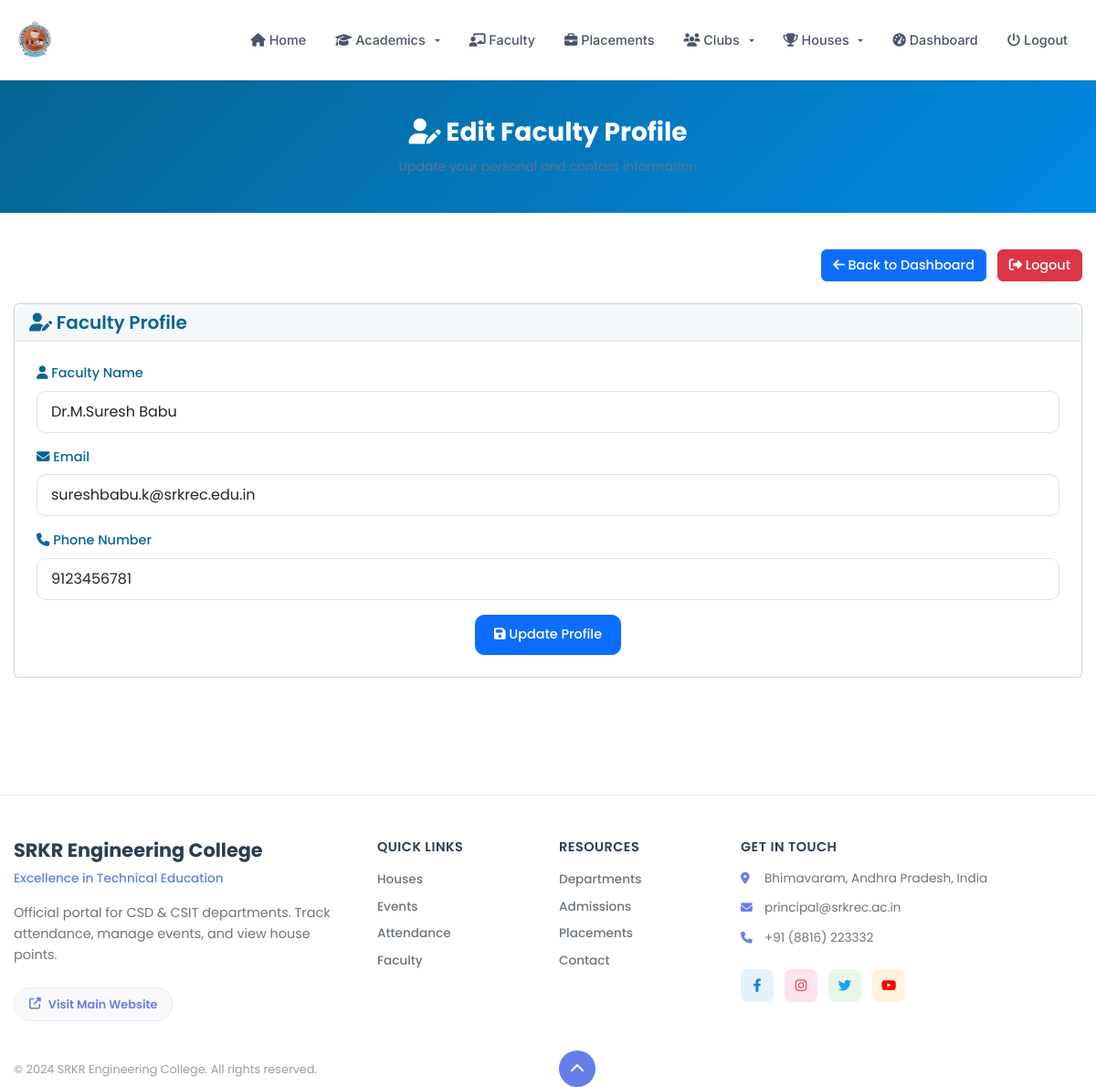
/faculty_edit_profile.php (signed in), run on the app's committed database.
### tables this page shows
CREATE TABLE `faculties` (
  `faculty_id` int(11) NOT NULL,
  `faculty_name` varchar(100) NOT NULL,
  `email` varchar(100) NOT NULL,
  `password` varchar(255) NOT NULL,
  `class_id` varchar(255) DEFAULT NULL COMMENT 'Comma-separated class IDs',
  `phone_number` varchar(15) DEFAULT NULL,
  `is_active` tinyint(1) DEFAULT 1,
  `created_at` timestamp NOT NULL DEFAULT current_timestamp(),
  `updated_at` timestamp NOT NULL DEFAULT current_timestamp() ON UPDATE current_timestamp()
);

### faculty_edit_profile.php (the view, shortened to what this page needs)
<?php
include './connect.php';
$faculty_id = $_SESSION['faculty_id'] ?? null;
$faculty_query = "SELECT faculty_name, class_id, phone_number, email FROM faculties WHERE faculty_id = ?";
$stmt = mysqli_prepare($conn, $faculty_query);
mysqli_stmt_bind_param($stmt, "i", $faculty_id);
mysqli_stmt_execute($stmt);
$faculty_result = mysqli_stmt_get_result($stmt);
$faculty_data = mysqli_fetch_assoc($faculty_result);
if ($faculty_data) {
    $faculty_name = $faculty_data['faculty_name'];
    $faculty_phone = $faculty_data['phone_number'];
    $faculty_email = $faculty_data['email'];
} else {
    $faculty_name = $_SESSION['faculty_name'] ?? 'Unknown Faculty';
    $faculty_sections = $_SESSION['faculty_sections'] ?? '';
    $faculty_phone = $_SESSION['faculty_phone'] ?? '';
    $faculty_email = $_SESSION['faculty_email'] ?? '';
}
?>
<!DOCTYPE html>
<html lang="en">
<head>
    <?php include "./head.php"; ?>
</head>
<body>
    <?php include "nav.php"; ?>
    <div class="page-title">
        <div class="container">
            <h2><i class="fas fa-user-edit"></i> Edit Faculty Profile</h2>
            <p>Update your personal and contact information</p>
        </div>
    </div>
    <div class="main-content">
        <div class="container">
            <div class="text-end mb-4">
                <a href="faculty_dashboard.php" class="btn btn-primary me-2">
                    <i class="fas fa-arrow-left"></i> Back to Dashboard
                </a>
                <a href="faculty_logout.php" class="btn btn-danger">
                    <i class="fas fa-sign-out-alt"></i> Logout
                </a>
            </div>
            <div class="card mb-4">
                <div class="card-header" style="background: var(--light-blue); border-bottom: 1px solid #e3e6f0; border-radius: 15px 15px 0 0;">
                    <h5 class="mb-0" style="color: var(--primary-blue); font-weight: 600;">
                        <i class="fas fa-user-edit"></i> Faculty Profile
                    </h5>
                </div>
                <div class="card-body p-4">
                    <form method="POST" action="faculty_edit_profile.php">
                        <div class="mb-3">
                            <label for="faculty_name" class="form-label" style="color: var(--primary-blue); font-weight: 500;">
                                <i class="fas fa-user"></i> Faculty Name
                            </label>
                            <input type="text" name="faculty_name" id="faculty_name" class="form-control"
                                   value="<?php echo htmlspecialchars($faculty_name); ?>" required
                                   style="border-radius: 10px; padding: 10px 15px;">
                        </div>
                        <div class="mb-3">
                            <label for="email" class="form-label" style="color: var(--primary-blue); font-weight: 500;">
                                <i class="fas fa-envelope"></i> Email
                            </label>
                            <input type="email" name="email" id="email" class="form-control"
                                   value="<?php echo htmlspecialchars($faculty_email); ?>" required
                                   style="border-radius: 10px; padding: 10px 15px;">
                        </div>
                        <div class="mb-3">
                            <label for="phone_number" class="form-label" style="color: var(--primary-blue); font-weight: 500;">
                                <i class="fas fa-phone"></i> Phone Number
                            </label>
                            <input type="tel" name="phone_number" id="phone_number" class="form-control"
                                   value="<?php echo htmlspecialchars($faculty_phone); ?>"
                                   style="border-radius: 10px; padding: 10px 15px;">
                        </div>
                        <div class="text-center">
                            <button type="submit" name="update_profile" class="btn btn-primary" style="border-radius: 10px; padding: 10px 20px;">
                                <i class="fas fa-save"></i> Update Profile
                            </button>
                        </div>
                    </form>
                </div>
            </div>
        </div>
    </div>
    <?php include "footer.php"; ?>
</body>
</html>

### assets/css/typography-standards.css (style rules this page uses)
:root { --font-primary: 'Poppins', -apple-system, BlinkMacSystemFont, 'Segoe UI', Roboto, sans-serif; --fw-light: 300; --fw-regular: 400; --fw-medium: 500; --fw-semibold: 600; --fw-bold: 700; --fw-extrabold: 800; --fw-black: 900; --fs-hero: 4rem; --fs-h1: 2.8rem; --fs-h2: 2.2rem; --fs-h3: 1.8rem; --fs-h4: 1.5rem; --fs-h5: 1.25rem; --fs-h6: 1.1rem; --fs-body-large: 1.2rem; --fs-body: 1rem; --fs-body-small: 0.9rem; --fs-caption: 0.8rem; --fs-tiny: 0.7rem; --lh-tight: 1.1; --lh-snug: 1.2; --lh-normal: 1.5; --lh-relaxed: 1.6; --lh-loose: 1.8; --color-text-primary: #1e293b; --color-text-secondary: #64748b; --color-text-light: #94a3b8; --color-accent: #3b82f6; --color-success: #10b981; --color-warning: #f59e0b; --color-error: #ef4444; }
* { box-sizing: border-box; }
body { font-family: var(--font-primary); font-size: var(--fs-body); line-height: var(--lh-normal); color: var(--color-text-primary); font-weight: var(--fw-regular); -webkit-font-smoothing: antialiased; -moz-osx-font-smoothing: grayscale; }
.text-body, p { font-size: var(--fs-body); font-weight: var(--fw-regular); line-height: var(--lh-normal); color: var(--color-text-secondary); margin-bottom: 16px; }
h2 { font-size: var(--fs-h2); font-weight: var(--fw-bold); line-height: var(--lh-snug); margin-bottom: 16px; }
h5 { font-size: var(--fs-h5); font-weight: var(--fw-medium); line-height: var(--lh-snug); margin-bottom: 10px; }
.btn { font-family: var(--font-primary); font-weight: var(--fw-medium); font-size: var(--fs-body-small); line-height: var(--lh-normal); }
label { font-size: var(--fs-body-small); font-weight: var(--fw-medium); color: var(--color-text-primary); margin-bottom: 4px; }
input, textarea, select { font-family: var(--font-primary); font-size: var(--fs-body-small); line-height: var(--lh-normal); }
a { font-weight: var(--fw-medium); color: var(--color-accent); text-decoration: none; }
@media (max-width: 1200px) { :root { --fs-hero: 3.5rem; --fs-h1: 2.5rem; --fs-h2: 2rem; --fs-h3: 1.6rem; } }

### head.php (style rules this page uses)
:root { --primary-blue: #076593; --secondary-blue: #0089E4; --light-blue: #f4f8fb; --white: #ffffff; --gray-light: #f8f9fa; --gray-medium: #6c757d; --gray-dark: #343a40; }
* { margin: 0; padding: 0; box-sizing: border-box; }
body { font-family: 'Poppins', sans-serif; background: var(--white); color: var(--gray-dark); line-height: 1.5; font-size: 14px; }
.page-title { background: linear-gradient(135deg, var(--primary-blue) 0%, var(--secondary-blue) 100%); color: var(--white); padding: 40px 0; text-align: center; }
.page-title h2 { font-size: 28px; font-weight: 700; margin-bottom: 10px; }
.page-title p { font-size: 14px; opacity: 0.9; margin: 0; }
.main-content { padding: 40px 0; min-height: 60vh; }
@media (max-width: 1200px) { .container { max-width: 100%; padding-left: 15px; padding-right: 15px; } }

### nav.php (style rules this page uses)
* { margin: 0; padding: 0; box-sizing: border-box; }
body { margin: 0 !important; padding: 0 !important; }

### data on the page
faculties: faculty_name "Dr.M.Suresh Babu", email "sureshbabu.k@srkrec.edu.in", phone_number "9123456781"
